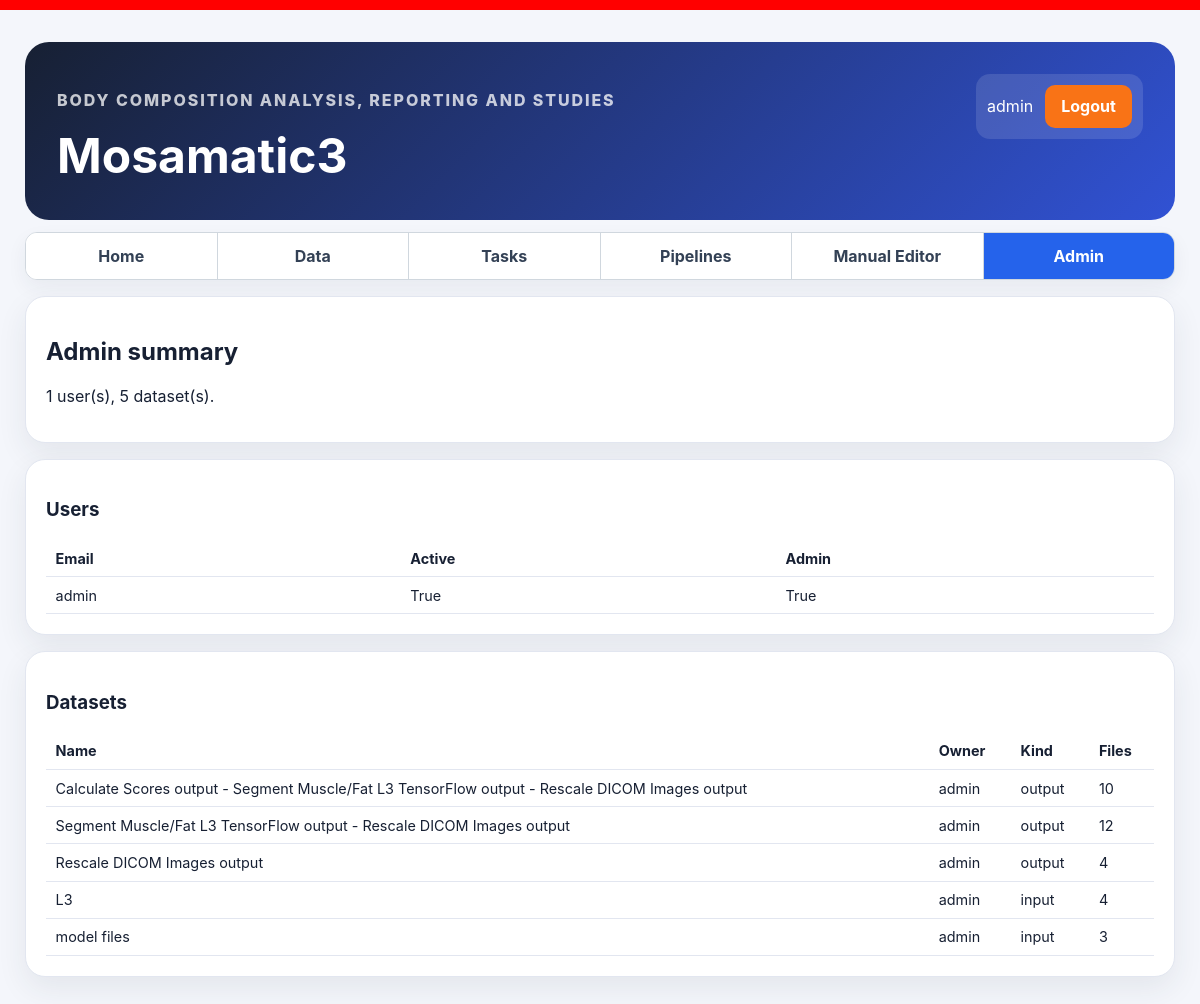
Before: /admin-panel/ (signed in) with the older database file.
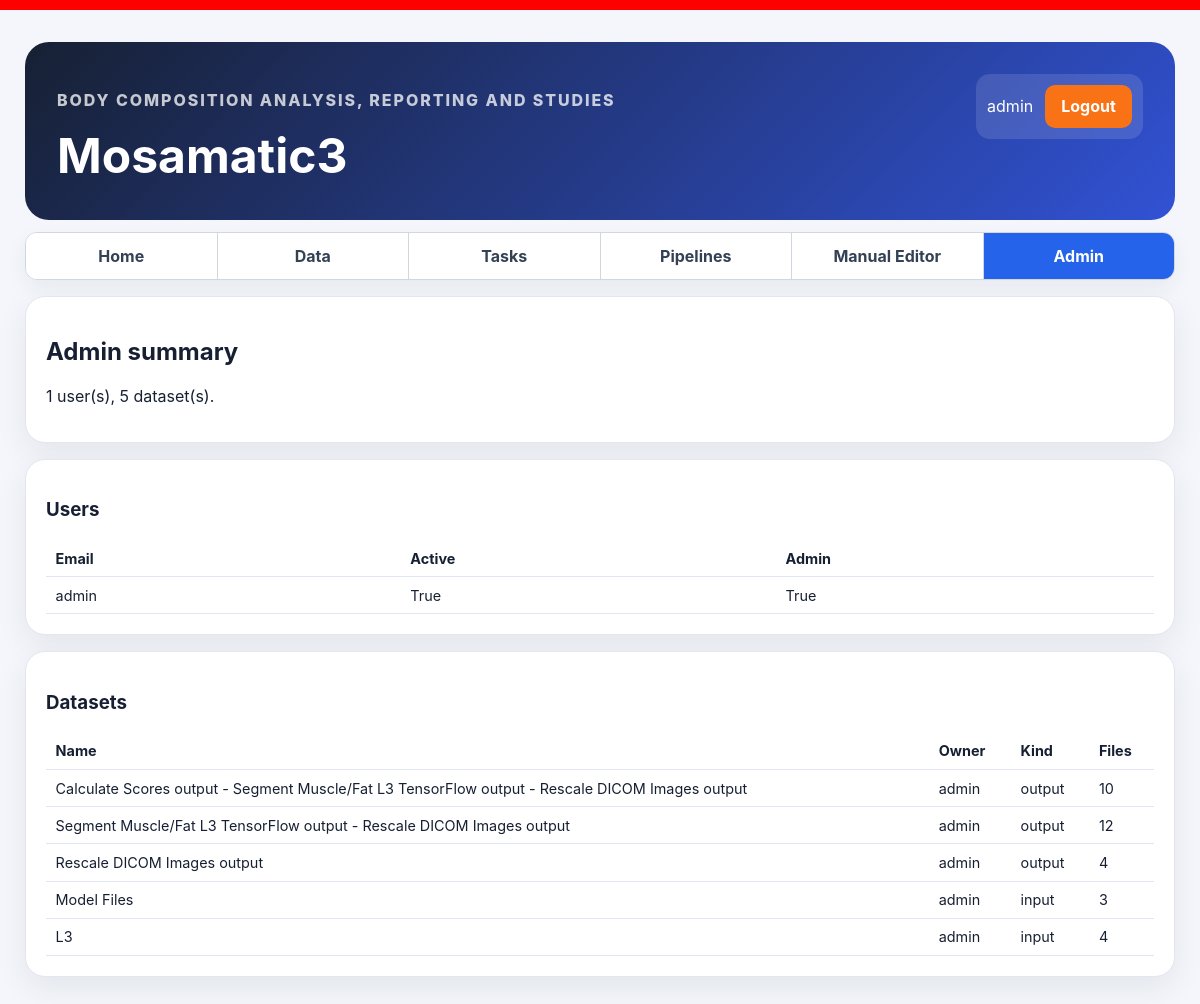
After: the same page with the newer database file.
### core/models.py (models this page shows, shortened)
class Dataset(models.Model):
    KIND_INPUT = 'input'
    KIND_OUTPUT = 'output'
    KIND_CHOICES = [('input', 'Input'), ('output', 'Output')]
    STATUS_CHOICES = [
        ('ready', 'Ready'),
        ('in_progress', 'In progress'),
        ('cancelled', 'Cancelled'),
        ('failed', 'Failed'),
        ('done', 'Done'),
    ]
    id = models.UUIDField(primary_key=True, default=uuid.uuid4, editable=False)
    owner = models.ForeignKey(User, on_delete=models.CASCADE, related_name='datasets')
    name = models.CharField(max_length=255)
    kind = models.CharField(max_length=20, choices=KIND_CHOICES, default='input', db_index=True)
    source_task_key = models.CharField(max_length=100, blank=True, null=True, db_index=True)
    source_task_id = models.CharField(max_length=100, blank=True, null=True, db_index=True)
    status = models.CharField(
        max_length=30,
        choices=STATUS_CHOICES,
        default='ready',
        db_index=True,
    )
    source_dataset = models.ForeignKey(
        'self',
        on_delete=models.SET_NULL,
        null=True,
        blank=True,
        related_name='derived_datasets',
    )
    parameter_hash = models.CharField(
        max_length=64,
        blank=True,
        null=True,
        db_index=True,
    )
    created_at = models.DateTimeField(default=timezone.now)
    is_system = models.BooleanField(
        default=False,
        db_index=True,
        help_text='System-managed dataset that should not be deleted by users.',
    )
    class Meta:
        constraints = [models.UniqueConstraint(fields=['owner', 'name'], name='uq_dataset_owner_name')]
        ordering = ['-created_at']

### core/adminpanel/views.py (the view)
# urls.py: path('admin-panel/', views.admin_panel_page, name='admin_panel'),
@login_required
def admin_panel_page(request):
    if not request.user.is_staff:
        messages.error(request, 'Admin access required')
        return redirect('home')
    return render(request, 'adminpanel/admin_panel.html', {'users': User.objects.order_by('username'), 'datasets': Dataset.objects.all().prefetch_related('files')})

### templates/adminpanel/admin_panel.html
{% extends 'base.html' %}
{% block content %}
<section class="card">
  <h2>Admin summary</h2>
  <p>{{ users.count }} user(s), {{ datasets.count }} dataset(s).</p>
</section>
<section class="card">
  <h3>Users</h3>
  <table class="data-table">
    <thead><tr><th>Email</th><th>Active</th><th>Admin</th></tr></thead>
    <tbody>
      {% for user in users %}
        <tr><td>{{ user.username }}</td><td>{{ user.is_active }}</td><td>{{ user.is_staff }}</td></tr>
      {% endfor %}
    </tbody>
  </table>
</section>
<section class="card">
  <h3>Datasets</h3>
  <table class="data-table">
    <thead><tr><th>Name</th><th>Owner</th><th>Kind</th><th>Files</th></tr></thead>
    <tbody>
      {% for d in datasets %}
        <tr><td>{{ d.name }}</td><td>{{ d.owner.username }}</td><td>{{ d.kind }}</td><td>{{ d.files.count }}</td></tr>
      {% endfor %}
    </tbody>
  </table>
</section>
{% endblock %}

### templates/base.html (shortened to what this page needs)
{% load static %}
<!doctype html>
<html lang="en">
<head>
  <link rel="stylesheet" href="{% static 'styles.css' %}">
</head>
<body>
  <div class="app-shell">
    <header class="hero">
      <div>
        <p class="eyebrow">Body composition analysis, reporting and studies</p>
        <h1>Mosamatic3</h1>
      </div>
      <div class="user-box">
        {% if request.user.is_authenticated %}
          <span>{{ request.user.username }}</span>
          <a class="button-like warning" href="{% url 'logout' %}">Logout</a>
        {% else %}
          <a class="button-like secondary" href="{% url 'login' %}">Login</a>
          <a class="button-like secondary" href="{% url 'register' %}">Register</a>
        {% endif %}
      </div>
    </header>
    {% if request.user.is_authenticated %}
      <nav class="main-tabs">
        <a class="main-tab {% if request.resolver_match.url_name == 'home' %}main-tab-active{% endif %}" href="{% url 'home' %}">Home</a>
        <a class="main-tab {% if request.resolver_match.url_name == 'data' or request.resolver_match.url_name == 'dataset_detail' %}main-tab-active{% endif %}" href="{% url 'data' %}">Data</a>
        <a class="main-tab {% if request.resolver_match.url_name == 'tasks' or request.resolver_match.url_name == 'task_parameters' %}main-tab-active{% endif %}" href="{% url 'tasks' %}">Tasks</a>
        <a class="main-tab {% if request.resolver_match.url_name == 'pipelines' %}main-tab-active{% endif %}" href="{% url 'pipelines' %}">Pipelines</a>
        <a class="main-tab {% if request.resolver_match.url_name == 'manual_editor' %}main-tab-active{% endif %}" href="{% url 'manual_editor' %}">Manual Editor</a>
        {% if request.user.is_staff %}
          <a class="main-tab {% if request.resolver_match.url_name == 'admin_panel' %}main-tab-active{% endif %}" href="{% url 'admin_panel' %}">Admin</a>
        {% endif %}
      </nav>
    {% endif %}
    {% block content %}{% endblock %}
  </div>
</body>
</html>

Changed rows visible on the page:
removed Dataset: name "model files", owner.username "admin", kind "input", files.count "3"
added Dataset: name "Model Files", owner.username "admin", kind "input", files.count "3"
